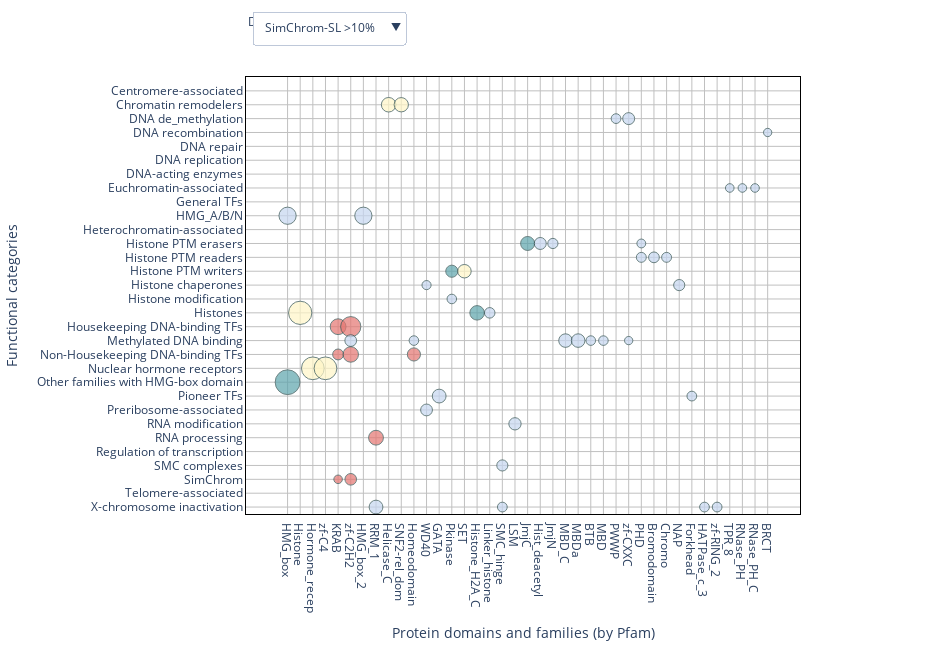

Notebook cell for this chart:
### Code cell
import numpy as np
import pandas as pd
import plotly.graph_objects as go

# Load data
df_perc_sl = pd.read_csv("simchrom_sl_domains_percent_0_1.csv", index_col=0).sort_index()
df_size_sl = pd.read_csv("simchrom_sl_domains_number_0_1.csv", index_col=0).sort_index()
df_perc = pd.read_csv("simchrom_domains_percent_0_1.csv", index_col=0).sort_index()
df_size = pd.read_csv("simchrom_domains_number_0_1.csv", index_col=0).sort_index()

# Color mapping
def map_color(val):
    if val < 15:
        return "#c6d6f0"
    elif val < 25:
        return "#5ca4ac"
    elif val < 50:
        return "#fff6c7"
    else:
        return "#e57570"

# Create compact trace (filtered columns and repacked x-axis)
def make_compact_trace(df_perc, df_size, threshold):
    col_mask = (df_perc >= threshold).any(axis=0)
    kept_columns = df_perc.columns[col_mask]
    df_perc_filtered = df_perc[kept_columns]
    df_size_filtered = df_size[kept_columns]
    
    n_rows, n_cols = df_size_filtered.shape
    x, y = np.meshgrid(np.arange(n_cols), np.arange(n_rows))
    x = x.flatten()
    y = y.flatten()
    sizes = df_perc_filtered.values.flatten()
    colors = df_size_filtered.values.flatten()

    mask = sizes >= threshold
    x_all = x[mask]
    y_all = y[mask]
    sizes_all = sizes[mask]
    colors_all = colors[mask]
    discrete_colors = [map_color(val) for val in colors_all]

    trace = go.Scatter(
        x=x_all,
        y=y_all,
        text=[f"{percent:.1f}%, {num:n} proteins" for num, percent in zip(colors_all, sizes_all)],
        mode="markers",
        marker=dict(
            color=discrete_colors,
            size=sizes_all,
            opacity=0.7,
            sizemode="area",
            sizeref=0.3,
            line_width=1,
            line_color="DarkSlateGrey"
        ),
        showlegend=False,
        visible=False
    )
    tickvals = list(range(n_cols))
    ticktext = kept_columns.tolist()
    return trace, tickvals, ticktext

# Dataset and threshold settings
datasets = [(df_perc, df_size), (df_perc_sl, df_size_sl)]
dataset_labels = ["SimChrom", "SimChrom-SL"]
thresholds = [0.1, 5, 10]

# Generate all traces and tick label configs
traces = []
tick_settings = []
for df_p, df_s in datasets:
    for th in thresholds:
        trace, tickvals, ticktext = make_compact_trace(df_p, df_s, th)
        traces.append(trace)
        tick_settings.append((tickvals, ticktext))

traces[0].visible = True  # Show first by default

# Build dropdown buttons (6 combinations)
buttons = []
for i, (ds_label, ds_idx) in enumerate(zip(dataset_labels * 3, [0, 0, 0, 1, 1, 1])):
    th = thresholds[i % 3]
    vis = [False] * len(traces)
    vis[i] = True
    tickvals, ticktext = tick_settings[i]
    buttons.append(dict(
        label=f"{ds_label} >{th}%",
        method="update",
        args=[
            {"visible": vis},
            {"xaxis.tickvals": tickvals, "xaxis.ticktext": ticktext}
        ]
    ))

# Build figure
fig = go.Figure(data=traces)
fig.update_layout(
    autosize=False,
    width=950,
    height=650,
    xaxis=dict(
        title="Protein domains and families (by Pfam)",
        gridcolor="silver",
        zeroline=False,
        linewidth=1,
        linecolor="black",
        showline=True,
        mirror=True,
    ),
    yaxis=dict(
        title="Functional categories",
        tickmode="array",
        tickvals=np.arange(df_size.shape[0]),
        ticktext=df_size.index.tolist(),
        gridcolor="silver",
        range=[df_size.shape[0] - 0.5, -1],
        zeroline=False,
        linewidth=1,
        linecolor="black",
        showline=True,
        mirror=True,
    ),
    margin=dict(r=150, t=50),
    plot_bgcolor="white",
    dragmode=False,
    updatemenus=[dict(
        buttons=buttons,
        direction="down",
        x=0.01,
        y=1.15,
        showactive=True,
        xanchor="left",
        yanchor="top",
    )],
    annotations=[
        dict(text="Dataset + Threshold:", x=0, y=1.15, xref="paper", yref="paper", showarrow=False),
    ]
)

fig.show()

### Figure 1 — Plotly figure (JSON) as saved in the notebook; plotly's stock layout.template omitted (floating-point values rounded to 4 significant figures; data arrays with more than 128 entries replaced by an {"elided": "..."} marker saying what was removed)
{"data": [{"marker": {"color": {"elided": "946 str values"}, "line": {"color": "DarkSlateGrey", "width": 1}, "opacity": 0.7, "size": {"elided": "946 float values"}, "sizemode": "area", "sizeref": 0.3}, "mode": "markers", "showlegend": false, "text": {"elided": "946 str values"}, "type": "scatter", "visible": false, "x": {"elided": "946 int values"}, "y": {"elided": "946 int values"}}, {"marker": {"color": ["#c6d6f0", "#fff6c7", "#fff6c7", "#c6d6f0", "#c6d6f0", "#c6d6f0", "#c6d6f0", "#c6d6f0", "#c6d6f0", "#c6d6f0", "#c6d6f0", "#c6d6f0", "#5ca4ac", "#c6d6f0", "#c6d6f0", "#fff6c7", "#fff6c7", "#5ca4ac", "#c6d6f0", "#c6d6f0", "#c6d6f0", "#c6d6f0", "#c6d6f0", "#c6d6f0", "#c6d6f0", "#c6d6f0", "#c6d6f0", "#c6d6f0", "#c6d6f0", "#c6d6f0", "#c6d6f0", "#c6d6f0", "#c6d6f0", "#5ca4ac", "#c6d6f0", "#c6d6f0", "#c6d6f0", "#c6d6f0", "#c6d6f0", "#c6d6f0", "#c6d6f0", "#c6d6f0", "#c6d6f0", "#c6d6f0", "#c6d6f0", "#5ca4ac", "#5ca4ac", "#c6d6f0", "#c6d6f0", "#c6d6f0", "#5ca4ac", "#fff6c7", "#c6d6f0", "#c6d6f0", "#c6d6f0", "#c6d6f0", "#c6d6f0", "#c6d6f0", "#c6d6f0", "#fff6c7", "#fff6c7", "#5ca4ac", "#5ca4ac", "#fff6c7", "#5ca4ac", "#c6d6f0", "#e57570", "#e57570", "#fff6c7", "#fff6c7", "#fff6c7", "#fff6c7", "#c6d6f0", "#c6d6f0", "#c6d6f0", "#c6d6f0", "#c6d6f0", "#c6d6f0", "#c6d6f0", "#c6d6f0", "#e57570", "#e57570", "#e57570", "#e57570", "#fff6c7", "#fff6c7", "#c6d6f0", "#c6d6f0", "#fff6c7", "#c6d6f0", "#c6d6f0", "#c6d6f0", "#c6d6f0", "#c6d6f0", "#c6d6f0", "#c6d6f0", "#c6d6f0", "#e57570", "#5ca4ac", "#5ca4ac", "#e57570", "#e57570", "#e57570", "#e57570", "#e57570", "#c6d6f0", "#e57570", "#e57570", "#e57570", "#c6d6f0", "#c6d6f0", "#c6d6f0", "#c6d6f0", "#c6d6f0", "#c6d6f0", "#c6d6f0", "#c6d6f0", "#c6d6f0", "#c6d6f0", "#c6d6f0", "#c6d6f0"], "line": {"color": "DarkSlateGrey", "width": 1}, "opacity": 0.7, "size": [5.195, 29.73, 28.83, 10.81, 9.91, 8.108, 21.43, 14.29, 7.143, 5.479, 8.219, 6.849, 5.405, 5.556, 5.051, 19.52, 12.75, 5.976, 6.122, 8.163, 6.78, 5.085, 44.44, 44.44, 6.944, 6.944, 6.944, 5.556, 9.722, 12.5, 5.556, 5.556, 11.54, 28.85, 21.15, 15.38, 7.692, 5.769, 7.692, 5.769, 5.769, 9.615, 5.769, 5.769, 7.692, 16.5, 15.53, 13.59, 6.796, 7.767, 21.43, 26.53, 9.184, 6.122, 6.122, 5.102, 7.143, 12.5, 18.75, 12.3, 12.7, 7.54, 8.333, 81.48, 31.48, 16.67, 34.74, 58.09, 5.699, 6.25, 7.169, 7.353, 17.65, 11.76, 17.65, 5.882, 23.53, 23.53, 11.76, 11.76, 16.2, 33.37, 24.3, 9.19, 77.97, 77.97, 6.78, 5.085, 92.59, 7.407, 9.524, 28.57, 14.29, 9.524, 19.18, 14.81, 18.52, 30.26, 8.333, 7.895, 21.55, 39.49, 13.94, 6.671, 5.337, 18.52, 10.96, 20.17, 7.059, 14.29, 7.143, 7.143, 7.143, 7.143, 14.29, 14.29, 7.143, 7.143, 7.143, 7.143, 7.143], "sizemode": "area", "sizeref": 0.3}, "mode": "markers", "showlegend": false, "text": ["5.2%, 12 proteins", "29.7%, 33 proteins", "28.8%, 32 proteins", "10.8%, 12 proteins", "9.9%, 11 proteins", "8.1%, 9 proteins", "21.4%, 3 proteins", "14.3%, 2 proteins", "7.1%, 1 proteins", "5.5%, 4 proteins", "8.2%, 6 proteins", "6.8%, 5 proteins", "5.4%, 18 proteins", "5.6%, 11 proteins", "5.1%, 10 proteins", "19.5%, 49 proteins", "12.7%, 32 proteins", "6.0%, 15 proteins", "6.1%, 3 proteins", "8.2%, 4 proteins", "6.8%, 4 proteins", "5.1%, 3 proteins", "44.4%, 4 proteins", "44.4%, 4 proteins", "6.9%, 5 proteins", "6.9%, 5 proteins", "6.9%, 5 proteins", "5.6%, 4 proteins", "9.7%, 7 proteins", "12.5%, 9 proteins", "5.6%, 4 proteins", "5.6%, 4 proteins", "11.5%, 6 proteins", "28.8%, 15 proteins", "21.2%, 11 proteins", "15.4%, 8 proteins", "7.7%, 4 proteins", "5.8%, 3 proteins", "7.7%, 4 proteins", "5.8%, 3 proteins", "5.8%, 3 proteins", "9.6%, 5 proteins", "5.8%, 3 proteins", "5.8%, 3 proteins", "7.7%, 4 proteins", "16.5%, 17 proteins", "15.5%, 16 proteins", "13.6%, 14 proteins", "6.8%, 7 proteins", "7.8%, 8 proteins", "21.4%, 21 proteins", "26.5%, 26 proteins", "9.2%, 9 proteins", "6.1%, 6 proteins", "6.1%, 6 proteins", "5.1%, 5 proteins", "7.1%, 7 proteins", "12.5%, 4 proteins", "18.8%, 6 proteins", "12.3%, 31 proteins", "12.7%, 32 proteins", "7.5%, 19 proteins", "8.3%, 21 proteins", "81.5%, 44 proteins", "31.5%, 17 proteins", "16.7%, 9 proteins", "34.7%, 189 proteins", "58.1%, 316 proteins", "5.7%, 31 proteins", "6.2%, 34 proteins", "7.2%, 39 proteins", "7.4%, 40 proteins", "17.6%, 6 proteins", "11.8%, 4 proteins", "17.6%, 6 proteins", "5.9%, 2 proteins", "23.5%, 8 proteins", "23.5%, 8 proteins", "11.8%, 4 proteins", "11.8%, 4 proteins", "16.2%, 134 proteins", "33.4%, 276 proteins", "24.3%, 201 proteins", "9.2%, 76 proteins", "78.0%, 46 proteins", "78.0%, 46 proteins", "6.8%, 4 proteins", "5.1%, 3 proteins", "92.6%, 25 proteins", "7.4%, 2 proteins", "9.5%, 2 proteins", "28.6%, 6 proteins", "14.3%, 3 proteins", "9.5%, 2 proteins", "19.2%, 14 proteins", "14.8%, 4 proteins", "18.5%, 5 proteins", "30.3%, 69 proteins", "8.3%, 19 proteins", "7.9%, 18 proteins", "21.5%, 323 proteins", "39.5%, 592 proteins", "13.9%, 209 proteins", "6.7%, 100 proteins", "5.3%, 80 proteins", "18.5%, 5 proteins", "11.0%, 326 proteins", "20.2%, 600 proteins", "7.1%, 210 proteins", "14.3%, 2 proteins", "7.1%, 1 proteins", "7.1%, 1 proteins", "7.1%, 1 proteins", "7.1%, 1 proteins", "14.3%, 2 proteins", "14.3%, 2 proteins", "7.1%, 1 proteins", "7.1%, 1 proteins", "7.1%, 1 proteins", "7.1%, 1 proteins", "7.1%, 1 proteins"], "type": "scatter", "visible": false, "x": [47, 8, 9, 18, 19, 20, 12, 31, 45, 8, 40, 41, 8, 8, 46, 8, 9, 36, 18, 33, 15, 19, 0, 6, 5, 8, 9, 14, 18, 20, 30, 34, 18, 21, 22, 23, 52, 53, 54, 55, 56, 57, 58, 59, 60, 18, 19, 20, 21, 31, 13, 14, 18, 19, 49, 50, 51, 15, 26, 13, 14, 18, 21, 1, 16, 17, 4, 5, 29, 37, 38, 39, 5, 10, 12, 15, 27, 28, 29, 30, 4, 5, 10, 33, 2, 3, 33, 48, 0, 6, 10, 11, 32, 33, 15, 7, 25, 7, 8, 36, 4, 5, 10, 33, 38, 24, 4, 5, 10, 7, 20, 21, 23, 24, 34, 35, 41, 42, 43, 44, 52], "y": [0, 1, 1, 1, 1, 1, 2, 2, 2, 3, 3, 3, 4, 5, 5, 6, 6, 6, 7, 7, 8, 8, 9, 9, 10, 10, 10, 10, 10, 10, 10, 10, 11, 11, 11, 11, 11, 11, 11, 11, 11, 11, 11, 11, 11, 12, 12, 12, 12, 12, 13, 13, 13, 13, 13, 13, 13, 14, 14, 15, 15, 15, 15, 16, 16, 16, 17, 17, 17, 17, 17, 17, 18, 18, 18, 18, 18, 18, 18, 18, 19, 19, 19, 19, 20, 20, 20, 20, 21, 21, 22, 22, 22, 22, 23, 24, 24, 25, 25, 25, 26, 26, 26, 26, 26, 27, 28, 28, 28, 30, 30, 30, 30, 30, 30, 30, 30, 30, 30, 30, 30]}, {"marker": {"color": ["#fff6c7", "#fff6c7", "#c6d6f0", "#c6d6f0", "#c6d6f0", "#fff6c7", "#fff6c7", "#c6d6f0", "#c6d6f0", "#c6d6f0", "#c6d6f0", "#5ca4ac", "#c6d6f0", "#c6d6f0", "#5ca4ac", "#5ca4ac", "#c6d6f0", "#5ca4ac", "#fff6c7", "#c6d6f0", "#c6d6f0", "#fff6c7", "#fff6c7", "#fff6c7", "#5ca4ac", "#c6d6f0", "#e57570", "#e57570", "#c6d6f0", "#c6d6f0", "#c6d6f0", "#c6d6f0", "#c6d6f0", "#c6d6f0", "#c6d6f0", "#e57570", "#e57570", "#e57570", "#fff6c7", "#fff6c7", "#fff6c7", "#c6d6f0", "#c6d6f0", "#c6d6f0", "#c6d6f0", "#c6d6f0", "#e57570", "#e57570", "#e57570", "#e57570", "#c6d6f0", "#e57570", "#e57570", "#c6d6f0", "#c6d6f0", "#c6d6f0"], "line": {"color": "DarkSlateGrey", "width": 1}, "opacity": 0.7, "size": [29.73, 28.83, 10.81, 21.43, 14.29, 19.52, 12.75, 44.44, 44.44, 12.5, 11.54, 28.85, 21.15, 15.38, 16.5, 15.53, 13.59, 21.43, 26.53, 12.5, 18.75, 12.3, 12.7, 81.48, 31.48, 16.67, 34.74, 58.09, 17.65, 11.76, 17.65, 23.53, 23.53, 11.76, 11.76, 16.2, 33.37, 24.3, 77.97, 77.97, 92.59, 28.57, 14.29, 19.18, 14.81, 18.52, 30.26, 21.55, 39.49, 13.94, 18.52, 10.96, 20.17, 14.29, 14.29, 14.29], "sizemode": "area", "sizeref": 0.3}, "mode": "markers", "showlegend": false, "text": ["29.7%, 33 proteins", "28.8%, 32 proteins", "10.8%, 12 proteins", "21.4%, 3 proteins", "14.3%, 2 proteins", "19.5%, 49 proteins", "12.7%, 32 proteins", "44.4%, 4 proteins", "44.4%, 4 proteins", "12.5%, 9 proteins", "11.5%, 6 proteins", "28.8%, 15 proteins", "21.2%, 11 proteins", "15.4%, 8 proteins", "16.5%, 17 proteins", "15.5%, 16 proteins", "13.6%, 14 proteins", "21.4%, 21 proteins", "26.5%, 26 proteins", "12.5%, 4 proteins", "18.8%, 6 proteins", "12.3%, 31 proteins", "12.7%, 32 proteins", "81.5%, 44 proteins", "31.5%, 17 proteins", "16.7%, 9 proteins", "34.7%, 189 proteins", "58.1%, 316 proteins", "17.6%, 6 proteins", "11.8%, 4 proteins", "17.6%, 6 proteins", "23.5%, 8 proteins", "23.5%, 8 proteins", "11.8%, 4 proteins", "11.8%, 4 proteins", "16.2%, 134 proteins", "33.4%, 276 proteins", "24.3%, 201 proteins", "78.0%, 46 proteins", "78.0%, 46 proteins", "92.6%, 25 proteins", "28.6%, 6 proteins", "14.3%, 3 proteins", "19.2%, 14 proteins", "14.8%, 4 proteins", "18.5%, 5 proteins", "30.3%, 69 proteins", "21.5%, 323 proteins", "39.5%, 592 proteins", "13.9%, 209 proteins", "18.5%, 5 proteins", "11.0%, 326 proteins", "20.2%, 600 proteins", "14.3%, 2 proteins", "14.3%, 2 proteins", "14.3%, 2 proteins"], "type": "scatter", "visible": false, "x": [8, 9, 18, 12, 31, 8, 9, 0, 6, 20, 18, 21, 22, 23, 18, 19, 20, 13, 14, 15, 26, 13, 14, 1, 16, 17, 4, 5, 5, 10, 12, 27, 28, 29, 30, 4, 5, 10, 2, 3, 0, 11, 32, 15, 7, 25, 7, 4, 5, 10, 24, 4, 5, 7, 33, 34], "y": [1, 1, 1, 2, 2, 6, 6, 9, 9, 10, 11, 11, 11, 11, 12, 12, 12, 13, 13, 14, 14, 15, 15, 16, 16, 16, 17, 17, 18, 18, 18, 18, 18, 18, 18, 19, 19, 19, 20, 20, 21, 22, 22, 23, 24, 24, 25, 26, 26, 26, 27, 28, 28, 30, 30, 30]}, {"marker": {"color": {"elided": "611 str values"}, "line": {"color": "DarkSlateGrey", "width": 1}, "opacity": 0.7, "size": {"elided": "611 float values"}, "sizemode": "area", "sizeref": 0.3}, "mode": "markers", "showlegend": false, "text": {"elided": "611 str values"}, "type": "scatter", "visible": false, "x": {"elided": "611 int values"}, "y": {"elided": "611 int values"}}, {"marker": {"color": ["#c6d6f0", "#c6d6f0", "#c6d6f0", "#fff6c7", "#fff6c7", "#c6d6f0", "#c6d6f0", "#c6d6f0", "#c6d6f0", "#c6d6f0", "#c6d6f0", "#c6d6f0", "#c6d6f0", "#c6d6f0", "#c6d6f0", "#c6d6f0", "#c6d6f0", "#c6d6f0", "#5ca4ac", "#5ca4ac", "#c6d6f0", "#c6d6f0", "#c6d6f0", "#c6d6f0", "#c6d6f0", "#c6d6f0", "#c6d6f0", "#c6d6f0", "#c6d6f0", "#c6d6f0", "#c6d6f0", "#c6d6f0", "#c6d6f0", "#c6d6f0", "#5ca4ac", "#c6d6f0", "#c6d6f0", "#c6d6f0", "#c6d6f0", "#c6d6f0", "#c6d6f0", "#c6d6f0", "#c6d6f0", "#c6d6f0", "#c6d6f0", "#c6d6f0", "#c6d6f0", "#c6d6f0", "#c6d6f0", "#c6d6f0", "#c6d6f0", "#5ca4ac", "#fff6c7", "#c6d6f0", "#c6d6f0", "#c6d6f0", "#c6d6f0", "#c6d6f0", "#c6d6f0", "#c6d6f0", "#c6d6f0", "#c6d6f0", "#c6d6f0", "#c6d6f0", "#c6d6f0", "#c6d6f0", "#c6d6f0", "#c6d6f0", "#c6d6f0", "#c6d6f0", "#c6d6f0", "#fff6c7", "#5ca4ac", "#c6d6f0", "#e57570", "#e57570", "#fff6c7", "#fff6c7", "#fff6c7", "#fff6c7", "#c6d6f0", "#c6d6f0", "#c6d6f0", "#c6d6f0", "#c6d6f0", "#c6d6f0", "#c6d6f0", "#c6d6f0", "#e57570", "#e57570", "#e57570", "#e57570", "#fff6c7", "#fff6c7", "#fff6c7", "#c6d6f0", "#c6d6f0", "#5ca4ac", "#c6d6f0", "#c6d6f0", "#c6d6f0", "#c6d6f0", "#c6d6f0", "#c6d6f0", "#c6d6f0", "#c6d6f0", "#e57570", "#5ca4ac", "#5ca4ac", "#c6d6f0", "#c6d6f0", "#e57570", "#e57570", "#e57570", "#c6d6f0", "#c6d6f0", "#c6d6f0", "#c6d6f0", "#c6d6f0"], "line": {"color": "DarkSlateGrey", "width": 1}, "opacity": 0.7, "size": [6.569, 5.839, 8.759, 31.82, 30.68, 5.682, 7.955, 5.682, 6.818, 5.682, 5.682, 14.29, 21.43, 7.143, 10.34, 5.556, 7.778, 5.97, 9.091, 8.021, 5.882, 5.556, 5.556, 5.556, 5.556, 11.11, 11.11, 11.11, 5.556, 7.018, 44.44, 44.44, 9.524, 9.524, 29.41, 21.57, 15.69, 11.76, 5.882, 5.882, 5.882, 9.804, 5.882, 7.843, 7.843, 7.843, 5.882, 8.642, 14.81, 17.28, 14.81, 22.11, 27.37, 8.421, 5.263, 7.368, 6.316, 5.263, 12.5, 18.75, 5.479, 13.7, 6.849, 5.479, 5.479, 6.849, 6.849, 5.479, 6.849, 8.219, 8.219, 81.48, 31.48, 16.67, 37.57, 61.63, 5.368, 6.759, 7.555, 7.952, 20.69, 13.79, 6.897, 27.59, 27.59, 13.79, 13.79, 10.34, 17.73, 35.87, 25.87, 9.733, 5.333, 77.59, 77.59, 6.897, 5.172, 92.31, 7.692, 9.524, 28.57, 14.29, 9.524, 20.9, 9.091, 22.73, 32.98, 8.511, 8.511, 8.197, 18.52, 10.96, 20.17, 7.059, 5.797, 28.57, 14.29, 14.29, 14.29], "sizemode": "area", "sizeref": 0.3}, "mode": "markers", "showlegend": false, "text": ["6.6%, 9 proteins", "5.8%, 8 proteins", "8.8%, 12 proteins", "31.8%, 28 proteins", "30.7%, 27 proteins", "5.7%, 5 proteins", "8.0%, 7 proteins", "5.7%, 5 proteins", "6.8%, 6 proteins", "5.7%, 5 proteins", "5.7%, 5 proteins", "14.3%, 2 proteins", "21.4%, 3 proteins", "7.1%, 1 proteins", "10.3%, 3 proteins", "5.6%, 5 proteins", "7.8%, 7 proteins", "6.0%, 4 proteins", "9.1%, 17 proteins", "8.0%, 15 proteins", "5.9%, 11 proteins", "5.6%, 1 proteins", "5.6%, 1 proteins", "5.6%, 1 proteins", "5.6%, 1 proteins", "11.1%, 2 proteins", "11.1%, 2 proteins", "11.1%, 2 proteins", "5.6%, 1 proteins", "7.0%, 4 proteins", "44.4%, 4 proteins", "44.4%, 4 proteins", "9.5%, 2 proteins", "9.5%, 2 proteins", "29.4%, 15 proteins", "21.6%, 11 proteins", "15.7%, 8 proteins", "11.8%, 6 proteins", "5.9%, 3 proteins", "5.9%, 3 proteins", "5.9%, 3 proteins", "9.8%, 5 proteins", "5.9%, 3 proteins", "7.8%, 4 proteins", "7.8%, 4 proteins", "7.8%, 4 proteins", "5.9%, 3 proteins", "8.6%, 7 proteins", "14.8%, 12 proteins", "17.3%, 14 proteins", "14.8%, 12 proteins", "22.1%, 21 proteins", "27.4%, 26 proteins", "8.4%, 8 proteins", "5.3%, 5 proteins", "7.4%, 7 proteins", "6.3%, 6 proteins", "5.3%, 5 proteins", "12.5%, 4 proteins", "18.8%, 6 proteins", "5.5%, 4 proteins", "13.7%, 10 proteins", "6.8%, 5 proteins", "5.5%, 4 proteins", "5.5%, 4 proteins", "6.8%, 5 proteins", "6.8%, 5 proteins", "5.5%, 4 proteins", "6.8%, 5 proteins", "8.2%, 6 proteins", "8.2%, 6 proteins", "81.5%, 44 proteins", "31.5%, 17 proteins", "16.7%, 9 proteins", "37.6%, 189 proteins", "61.6%, 310 proteins", "5.4%, 27 proteins", "6.8%, 34 proteins", "7.6%, 38 proteins", "8.0%, 40 proteins", "20.7%, 6 proteins", "13.8%, 4 proteins", "6.9%, 2 proteins", "27.6%, 8 proteins", "27.6%, 8 proteins", "13.8%, 4 proteins", "13.8%, 4 proteins", "10.3%, 3 proteins", "17.7%, 133 proteins", "35.9%, 269 proteins", "25.9%, 194 proteins", "9.7%, 73 proteins", "5.3%, 40 proteins", "77.6%, 45 proteins", "77.6%, 45 proteins", "6.9%, 4 proteins", "5.2%, 3 proteins", "92.3%, 24 proteins", "7.7%, 2 proteins", "9.5%, 2 proteins", "28.6%, 6 proteins", "14.3%, 3 proteins", "9.5%, 2 proteins", "20.9%, 14 proteins", "9.1%, 2 proteins", "22.7%, 5 proteins", "33.0%, 62 proteins", "8.5%, 16 proteins", "8.5%, 16 proteins", "8.2%, 5 proteins", "18.5%, 5 proteins", "11.0%, 326 proteins", "20.2%, 600 proteins", "7.1%, 210 proteins", "5.8%, 4 proteins", "28.6%, 2 proteins", "14.3%, 1 proteins", "14.3%, 1 proteins", "14.3%, 1 proteins"], "type": "scatter", "visible": false, "x": [11, 13, 41, 8, 9, 12, 28, 29, 30, 48, 57, 26, 27, 45, 40, 56, 63, 11, 8, 39, 62, 7, 11, 26, 33, 36, 37, 38, 55, 11, 0, 6, 46, 47, 19, 20, 21, 28, 49, 50, 63, 64, 65, 66, 67, 68, 69, 26, 28, 29, 30, 13, 14, 28, 29, 59, 60, 61, 11, 31, 5, 13, 14, 19, 48, 49, 50, 51, 52, 53, 54, 1, 15, 16, 4, 5, 24, 42, 43, 44, 5, 10, 11, 22, 23, 24, 25, 27, 4, 5, 10, 33, 43, 2, 3, 33, 58, 0, 6, 10, 12, 32, 33, 11, 7, 18, 7, 8, 39, 11, 17, 4, 5, 10, 11, 7, 17, 34, 35], "y": [0, 0, 0, 1, 1, 1, 1, 1, 1, 1, 1, 2, 2, 2, 3, 4, 4, 5, 6, 6, 6, 7, 7, 7, 7, 7, 7, 7, 7, 8, 9, 9, 10, 10, 11, 11, 11, 11, 11, 11, 11, 11, 11, 11, 11, 11, 11, 12, 12, 12, 12, 13, 13, 13, 13, 13, 13, 13, 14, 14, 15, 15, 15, 15, 15, 15, 15, 15, 15, 15, 15, 16, 16, 16, 17, 17, 17, 17, 17, 17, 18, 18, 18, 18, 18, 18, 18, 18, 19, 19, 19, 19, 19, 20, 20, 20, 20, 21, 21, 22, 22, 22, 22, 23, 24, 24, 25, 25, 25, 26, 27, 28, 28, 28, 29, 30, 30, 30, 30]}, {"marker": {"color": ["#fff6c7", "#fff6c7", "#c6d6f0", "#c6d6f0", "#c6d6f0", "#c6d6f0", "#c6d6f0", "#c6d6f0", "#c6d6f0", "#c6d6f0", "#5ca4ac", "#c6d6f0", "#c6d6f0", "#c6d6f0", "#c6d6f0", "#c6d6f0", "#c6d6f0", "#5ca4ac", "#fff6c7", "#c6d6f0", "#c6d6f0", "#c6d6f0", "#fff6c7", "#5ca4ac", "#c6d6f0", "#e57570", "#e57570", "#c6d6f0", "#c6d6f0", "#c6d6f0", "#c6d6f0", "#c6d6f0", "#c6d6f0", "#c6d6f0", "#e57570", "#e57570", "#e57570", "#fff6c7", "#fff6c7", "#5ca4ac", "#c6d6f0", "#c6d6f0", "#c6d6f0", "#c6d6f0", "#e57570", "#c6d6f0", "#e57570", "#e57570", "#c6d6f0", "#c6d6f0", "#c6d6f0", "#c6d6f0"], "line": {"color": "DarkSlateGrey", "width": 1}, "opacity": 0.7, "size": [31.82, 30.68, 14.29, 21.43, 10.34, 11.11, 11.11, 11.11, 44.44, 44.44, 29.41, 21.57, 15.69, 11.76, 14.81, 17.28, 14.81, 22.11, 27.37, 12.5, 18.75, 13.7, 81.48, 31.48, 16.67, 37.57, 61.63, 20.69, 13.79, 27.59, 27.59, 13.79, 13.79, 10.34, 17.73, 35.87, 25.87, 77.59, 77.59, 92.31, 28.57, 14.29, 20.9, 22.73, 32.98, 18.52, 10.96, 20.17, 28.57, 14.29, 14.29, 14.29], "sizemode": "area", "sizeref": 0.3}, "mode": "markers", "showlegend": false, "text": ["31.8%, 28 proteins", "30.7%, 27 proteins", "14.3%, 2 proteins", "21.4%, 3 proteins", "10.3%, 3 proteins", "11.1%, 2 proteins", "11.1%, 2 proteins", "11.1%, 2 proteins", "44.4%, 4 proteins", "44.4%, 4 proteins", "29.4%, 15 proteins", "21.6%, 11 proteins", "15.7%, 8 proteins", "11.8%, 6 proteins", "14.8%, 12 proteins", "17.3%, 14 proteins", "14.8%, 12 proteins", "22.1%, 21 proteins", "27.4%, 26 proteins", "12.5%, 4 proteins", "18.8%, 6 proteins", "13.7%, 10 proteins", "81.5%, 44 proteins", "31.5%, 17 proteins", "16.7%, 9 proteins", "37.6%, 189 proteins", "61.6%, 310 proteins", "20.7%, 6 proteins", "13.8%, 4 proteins", "27.6%, 8 proteins", "27.6%, 8 proteins", "13.8%, 4 proteins", "13.8%, 4 proteins", "10.3%, 3 proteins", "17.7%, 133 proteins", "35.9%, 269 proteins", "25.9%, 194 proteins", "77.6%, 45 proteins", "77.6%, 45 proteins", "92.3%, 24 proteins", "28.6%, 6 proteins", "14.3%, 3 proteins", "20.9%, 14 proteins", "22.7%, 5 proteins", "33.0%, 62 proteins", "18.5%, 5 proteins", "11.0%, 326 proteins", "20.2%, 600 proteins", "28.6%, 2 proteins", "14.3%, 1 proteins", "14.3%, 1 proteins", "14.3%, 1 proteins"], "type": "scatter", "visible": true, "x": [8, 9, 26, 27, 38, 35, 36, 37, 0, 6, 19, 20, 21, 28, 28, 29, 30, 13, 14, 11, 31, 13, 1, 15, 16, 4, 5, 5, 10, 22, 23, 24, 25, 27, 4, 5, 10, 2, 3, 0, 12, 32, 11, 18, 7, 17, 4, 5, 7, 17, 33, 34], "y": [1, 1, 2, 2, 3, 7, 7, 7, 9, 9, 11, 11, 11, 11, 12, 12, 12, 13, 13, 14, 14, 15, 16, 16, 16, 17, 17, 18, 18, 18, 18, 18, 18, 18, 19, 19, 19, 20, 20, 21, 22, 22, 23, 24, 25, 27, 28, 28, 30, 30, 30, 30]}], "layout": {"annotations": [{"showarrow": false, "text": "Dataset + Threshold:", "x": 0, "xref": "paper", "y": 1.15, "yref": "paper"}], "autosize": false, "dragmode": false, "height": 650, "margin": {"r": 150, "t": 50}, "plot_bgcolor": "white", "updatemenus": [{"active": 5, "buttons": [{"args": [{"visible": [true, false, false, false, false, false]}, {"xaxis.ticktext": {"elided": "140 str values"}, "xaxis.tickvals": {"elided": "140 int values"}}], "label": "SimChrom >0.1%", "method": "update"}, {"args": [{"visible": [false, true, false, false, false, false]}, {"xaxis.ticktext": ["HMG_box", "Histone", "Hormone_recep", "zf-C4", "KRAB", "zf-C2H2", "HMG_box_2", "RRM_1", "Helicase_C", "SNF2-rel_dom", "Homeodomain", "GATA", "zf-CXXC", "Pkinase", "SET", "WD40", "Histone_H2A_C", "Linker_histone", "PHD", "Bromodomain", "Chromo", "JmjC", "Hist_deacetyl", "JmjN", "SMC_hinge", "LSM", "NAP", "MBD_C", "MBDa", "BTB", "MBD", "PWWP", "Forkhead", "HLH", "RAWUL", "zf-C3HC4_2", "DEAD", "SCAN", "zf-C2H2_6", "zf-H2C2_2", "Rad51", "BRCT", "zf-C3HC4", "HATPase_c_3", "zf-RING_2", "BAH", "RNase_H", "Snf7", "PAS", "PRMT_C", "Pkinase_C", "Pre-SET", "ARID", "Tudor_2", "SIR2", "PHD_2", "zf-HC5HC2H_2", "Metallophos", "SWIRM", "UCH", "zf-UBP"], "xaxis.tickvals": [0, 1, 2, 3, 4, 5, 6, 7, 8, 9, 10, 11, 12, 13, 14, 15, 16, 17, 18, 19, 20, 21, 22, 23, 24, 25, 26, 27, 28, 29, 30, 31, 32, 33, 34, 35, 36, 37, 38, 39, 40, 41, 42, 43, 44, 45, 46, 47, 48, 49, 50, 51, 52, 53, 54, 55, 56, 57, 58, 59, 60]}], "label": "SimChrom-SL >5%", "method": "update"}, {"args": [{"visible": [false, false, true, false, false, false]}, {"xaxis.ticktext": ["HMG_box", "Histone", "Hormone_recep", "zf-C4", "KRAB", "zf-C2H2", "HMG_box_2", "RRM_1", "Helicase_C", "SNF2-rel_dom", "Homeodomain", "GATA", "zf-CXXC", "Pkinase", "SET", "WD40", "Histone_H2A_C", "Linker_histone", "PHD", "Bromodomain", "Chromo", "JmjC", "Hist_deacetyl", "JmjN", "SMC_hinge", "LSM", "NAP", "MBD_C", "MBDa", "BTB", "MBD", "PWWP", "Forkhead", "RAWUL", "zf-C3HC4_2"], "xaxis.tickvals": [0, 1, 2, 3, 4, 5, 6, 7, 8, 9, 10, 11, 12, 13, 14, 15, 16, 17, 18, 19, 20, 21, 22, 23, 24, 25, 26, 27, 28, 29, 30, 31, 32, 33, 34]}], "label": "SimChrom >10%", "method": "update"}, {"args": [{"visible": [false, false, false, true, false, false]}, {"xaxis.ticktext": {"elided": "140 str values"}, "xaxis.tickvals": {"elided": "140 int values"}}], "label": "SimChrom-SL >0.1%", "method": "update"}, {"args": [{"visible": [false, false, false, false, true, false]}, {"xaxis.ticktext": ["HMG_box", "Histone", "Hormone_recep", "zf-C4", "KRAB", "zf-C2H2", "HMG_box_2", "RRM_1", "Helicase_C", "SNF2-rel_dom", "Homeodomain", "WD40", "GATA", "Pkinase", "SET", "Histone_H2A_C", "Linker_histone", "SMC_hinge", "LSM", "JmjC", "Hist_deacetyl", "JmjN", "MBD_C", "MBDa", "BTB", "MBD", "PWWP", "zf-CXXC", "PHD", "Bromodomain", "Chromo", "NAP", "Forkhead", "HLH", "HATPase_c_3", "zf-RING_2", "TPR_8", "RNase_PH", "RNase_PH_C", "DEAD", "BRCT", "Snf7", "SCAN", "zf-C2H2_6", "zf-H2C2_2", "BAH", "RAWUL", "zf-C3HC4_2", "Myb_DNA-binding", "PHD_2", "zf-HC5HC2H_2", "Acetyltransf_1", "EPL1", "Methyltransf_16", "PRDM2_PR", "Ank_2", "UQ_con", "Actin", "PAS", "Pre-SET", "PRMT_C", "Pkinase_C", "RVT_1", "UCH", "Metallophos", "Tudor_2", "SIR2", "zf-UBP", "ARID", "SWIRM"], "xaxis.tickvals": [0, 1, 2, 3, 4, 5, 6, 7, 8, 9, 10, 11, 12, 13, 14, 15, 16, 17, 18, 19, 20, 21, 22, 23, 24, 25, 26, 27, 28, 29, 30, 31, 32, 33, 34, 35, 36, 37, 38, 39, 40, 41, 42, 43, 44, 45, 46, 47, 48, 49, 50, 51, 52, 53, 54, 55, 56, 57, 58, 59, 60, 61, 62, 63, 64, 65, 66, 67, 68, 69]}], "label": "SimChrom >5%", "method": "update"}, {"args": [{"visible": [false, false, false, false, false, true]}, {"xaxis.ticktext": ["HMG_box", "Histone", "Hormone_recep", "zf-C4", "KRAB", "zf-C2H2", "HMG_box_2", "RRM_1", "Helicase_C", "SNF2-rel_dom", "Homeodomain", "WD40", "GATA", "Pkinase", "SET", "Histone_H2A_C", "Linker_histone", "SMC_hinge", "LSM", "JmjC", "Hist_deacetyl", "JmjN", "MBD_C", "MBDa", "BTB", "MBD", "PWWP", "zf-CXXC", "PHD", "Bromodomain", "Chromo", "NAP", "Forkhead", "HATPase_c_3", "zf-RING_2", "TPR_8", "RNase_PH", "RNase_PH_C", "BRCT"], "xaxis.tickvals": [0, 1, 2, 3, 4, 5, 6, 7, 8, 9, 10, 11, 12, 13, 14, 15, 16, 17, 18, 19, 20, 21, 22, 23, 24, 25, 26, 27, 28, 29, 30, 31, 32, 33, 34, 35, 36, 37, 38]}], "label": "SimChrom-SL >10%", "method": "update"}], "direction": "down", "showactive": true, "x": 0.01, "xanchor": "left", "y": 1.15, "yanchor": "top"}], "width": 950, "xaxis": {"autorange": true, "gridcolor": "silver", "linecolor": "black", "linewidth": 1, "mirror": true, "range": [-3.329, 40.57], "showline": true, "ticktext": ["HMG_box", "Histone", "Hormone_recep", "zf-C4", "KRAB", "zf-C2H2", "HMG_box_2", "RRM_1", "Helicase_C", "SNF2-rel_dom", "Homeodomain", "WD40", "GATA", "Pkinase", "SET", "Histone_H2A_C", "Linker_histone", "SMC_hinge", "LSM", "JmjC", "Hist_deacetyl", "JmjN", "MBD_C", "MBDa", "BTB", "MBD", "PWWP", "zf-CXXC", "PHD", "Bromodomain", "Chromo", "NAP", "Forkhead", "HATPase_c_3", "zf-RING_2", "TPR_8", "RNase_PH", "RNase_PH_C", "BRCT"], "tickvals": [0, 1, 2, 3, 4, 5, 6, 7, 8, 9, 10, 11, 12, 13, 14, 15, 16, 17, 18, 19, 20, 21, 22, 23, 24, 25, 26, 27, 28, 29, 30, 31, 32, 33, 34, 35, 36, 37, 38], "title": {"text": "Protein domains and families (by Pfam)"}, "type": "linear", "zeroline": false}, "yaxis": {"gridcolor": "silver", "linecolor": "black", "linewidth": 1, "mirror": true, "range": [30.5, -1], "showline": true, "tickmode": "array", "ticktext": ["Centromere-associated", "Chromatin remodelers", "DNA de_methylation", "DNA recombination", "DNA repair", "DNA replication", "DNA-acting enzymes", "Euchromatin-associated", "General TFs", "HMG_A/B/N", "Heterochromatin-associated", "Histone PTM erasers", "Histone PTM readers", "Histone PTM writers", "Histone chaperones", "Histone modification", "Histones", "Housekeeping DNA-binding TFs", "Methylated DNA binding", "Non-Housekeeping DNA-binding TFs", "Nuclear hormone receptors", "Other families with HMG-box domain", "Pioneer TFs", "Preribosome-associated", "RNA modification", "RNA processing", "Regulation of transcription", "SMC complexes", "SimChrom", "Telomere-associated", "X-chromosome inactivation"], "tickvals": [0, 1, 2, 3, 4, 5, 6, 7, 8, 9, 10, 11, 12, 13, 14, 15, 16, 17, 18, 19, 20, 21, 22, 23, 24, 25, 26, 27, 28, 29, 30], "title": {"text": "Functional categories"}, "type": "linear", "zeroline": false}}}
